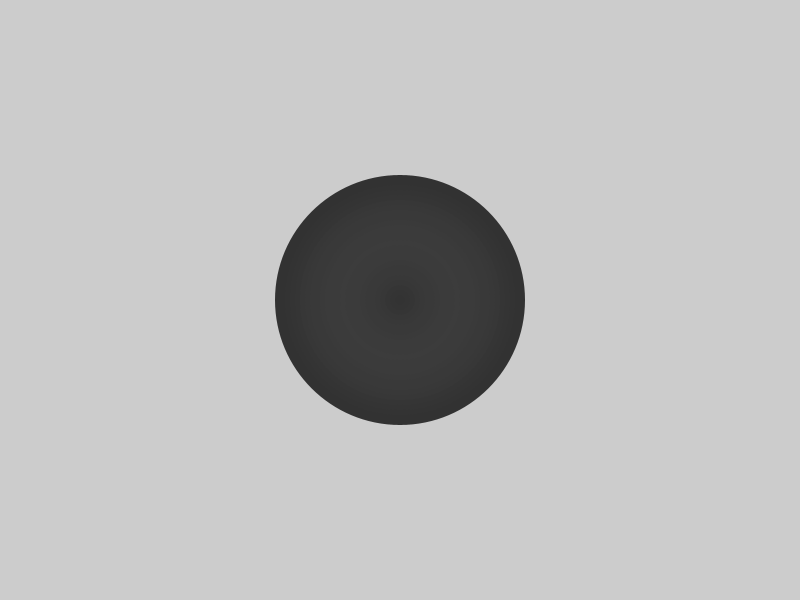
Frame 1 (no input)
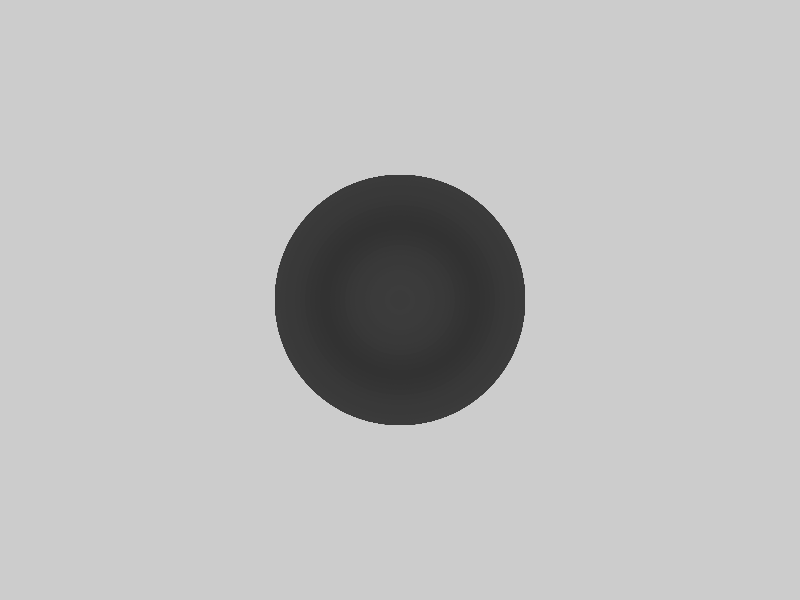
Frame 60 (the mouse pressed at the canvas centre just before this capture)
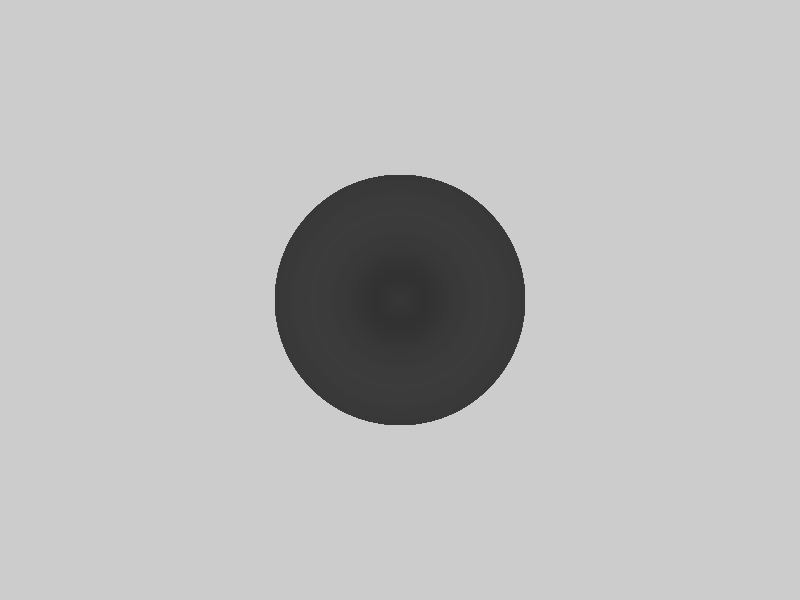
Frame 120 (the mouse held since frame 60 and released just before this capture)

The Processing sketch that drew these frames (run headless with seeded random() and noise(); from frame 60 on, the mouse is pressed at the canvas centre):

// Processing sketch: processing_44549
// ── processing_44549.pde

void setup() {
  size(800, 600);
  noStroke();
  smooth();
  for (int i=0; i<num; i++) {
    float var = map(i, 0, num-1, 0, PI);
    grises[i]=50+10*sin(var);
  
  }
}
 
int num = 25;
int counter = 0;
int color_counter = 0;
float[] grises = new float[num];
 
void draw() {
  float r = sqrt(width*width+height*height)/num;
  pushMatrix();
  translate(width/2, height/2);
  for (int i=num; i>0; i--) {
    llenado(i);
    ellipse(0, 0, r*i/4, r*i/4);
 
  }
  popMatrix();
  counter++;
  if (counter == grises.length) {
    counter = 0;
  }
}
 
void llenado(int i) {
  int d = 50;
  if (color_counter == 0) {
    fill(grises[(i + counter) % grises.length]);
  } else if (color_counter == 1) {
    fill(grises[(i + counter) % grises.length], d, d);
  } else if (color_counter == 2) {
    fill(d, grises[(i + counter) % grises.length], d);
  } else if (color_counter == 3) {
    fill(d, d, grises[(i + counter) % grises.length]);
  }
}
